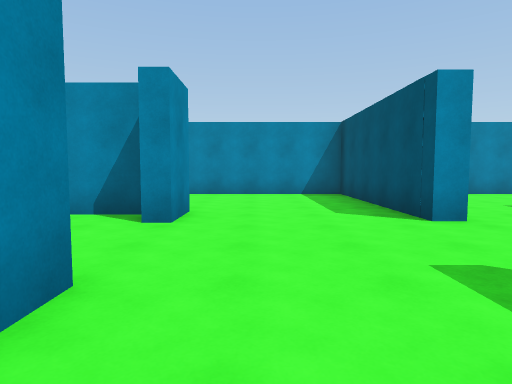
View 1 (above)

19 first-person views from a walk through a Unity game level. The camera is 1.4 m above the floor, tilts 4° down and sees 75° across. The floor is counted in squares, 2 m on a side. Each view is taken from the middle of a square. On the plan, view 1 faces up. The plan holds only what a view shows up to about 10 squares ahead; the rest is blank. The place goes on beyond the plan. The player is left out.

View 2
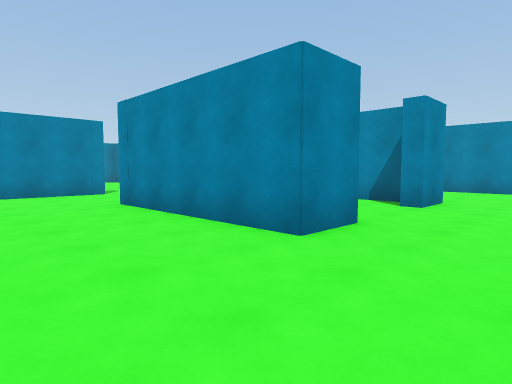

View 3
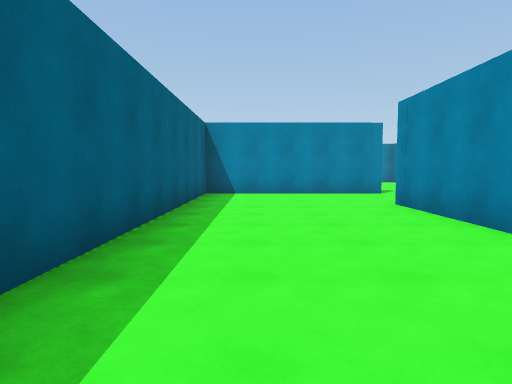

View 4
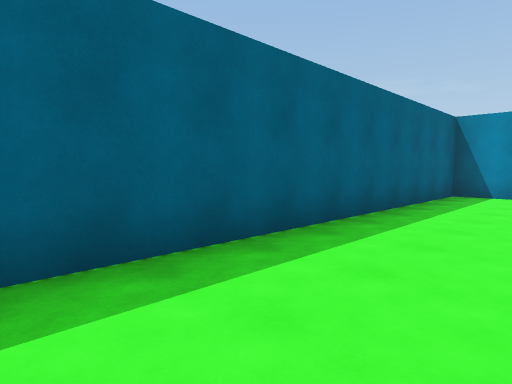

View 5
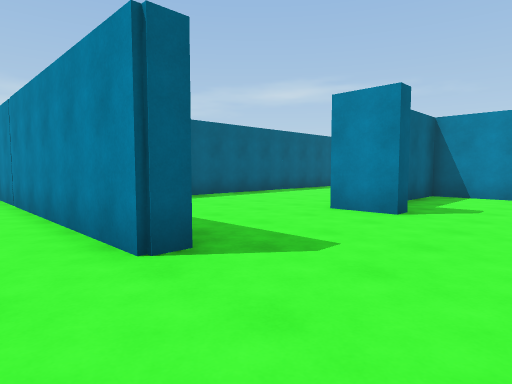

View 6
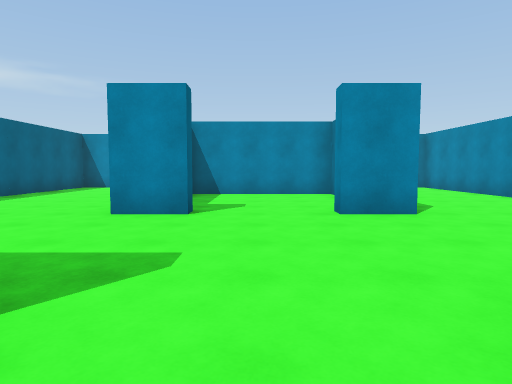

View 7
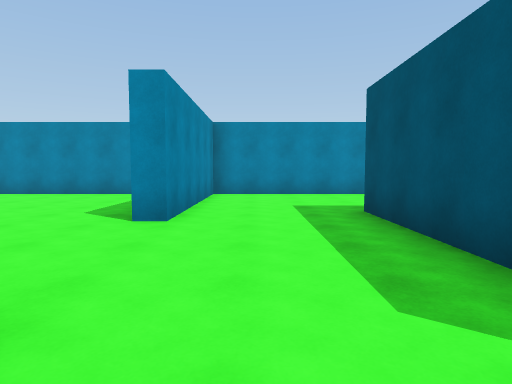

View 8
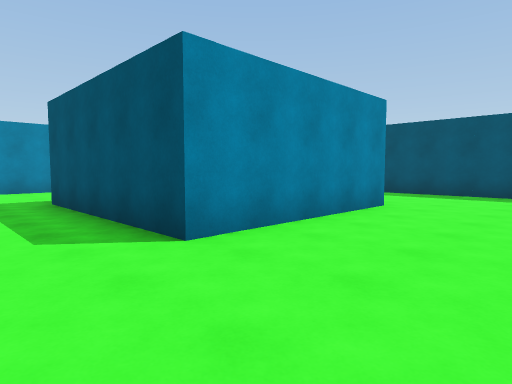

View 9
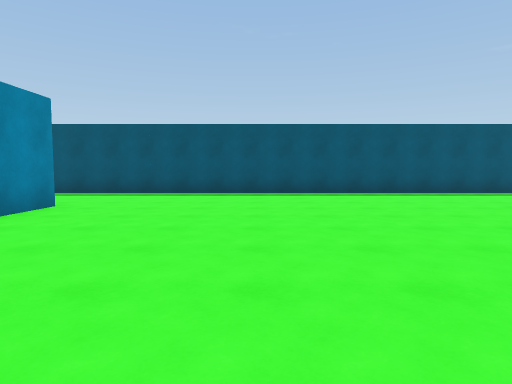

View 10
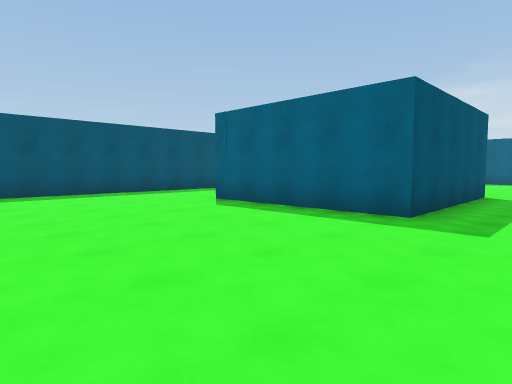

View 11
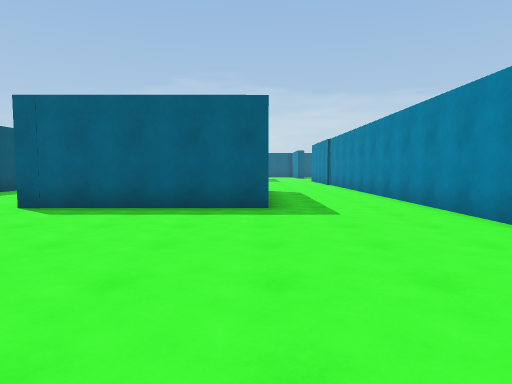

View 12
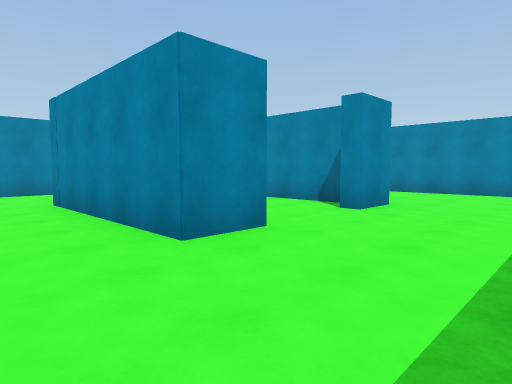

View 13
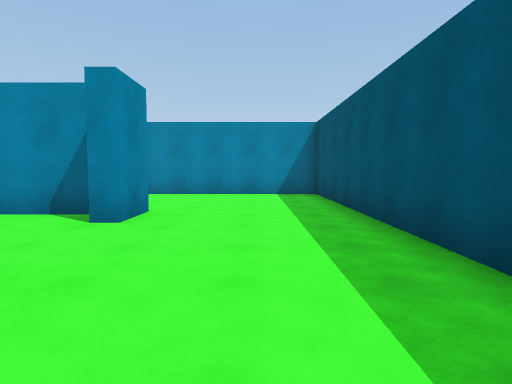

View 14
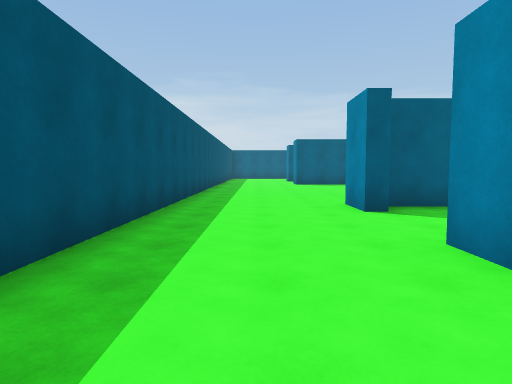

View 15
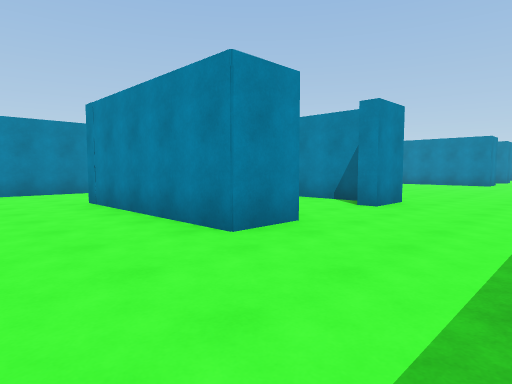

View 16
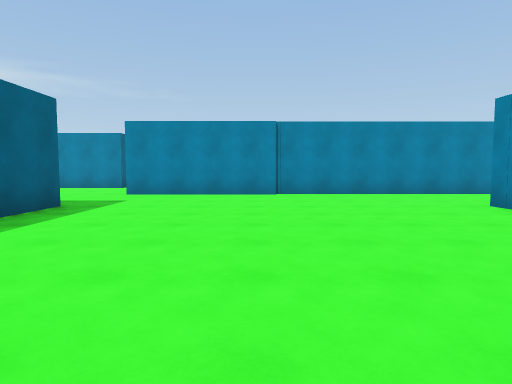

View 17
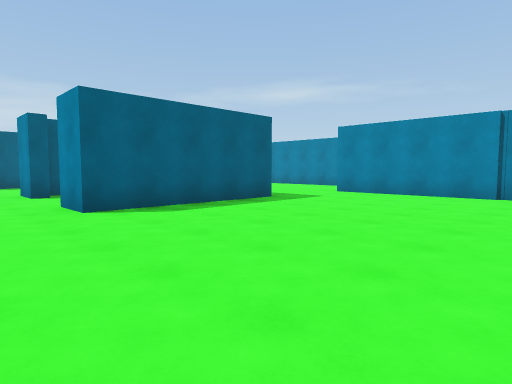

View 18
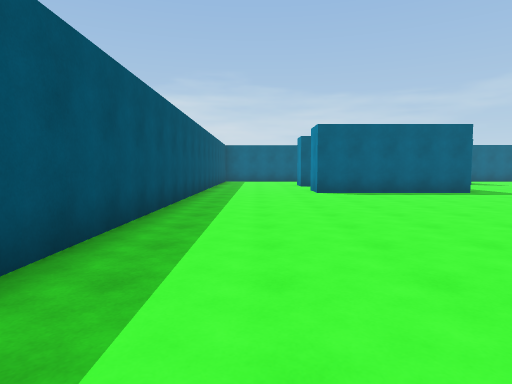

View 19
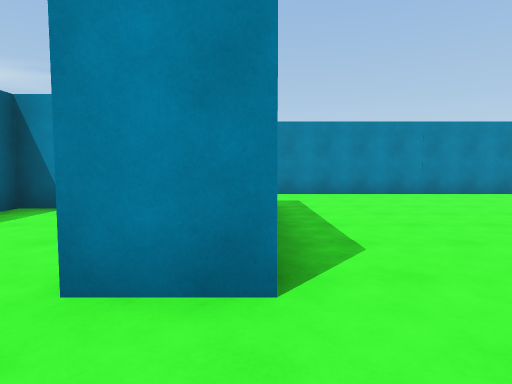

### Floor plan
Points are (right, up) in squares from view 1. A wall is a line through its corners. A room is listed if a view was taken in it or the views show most of it. See-through windows are left out.
Room 1 (views 1, 2, 3, 4)
walls: (-1.1, 2) (-1.1, 0.8) (-5.6, 0.8); (-8.4, 0.6) (-8.4, -3.4) (0.8, -3.4)
ways out: opening at (0.5, 1) to room 2; opening at (-7.5, 0.5)
Room 2 (views 5, 6, 7, 8, 9, 10, 11, 12, 13, 14, 18, 19)
walls: (2.2, 1.5) (2.8, 1.5) (2.8, -13.4); (10.2, 2) (10.2, 0.8) (5.8, 0.8) (5.8, 5.5); (-1.5, 2) (-1.1, 2); (9.5, 5.1) (7.2, 5.1); (10.2, 5.5) (10.2, 4.3) (9.8, 4.3); (-1.1, 5.5) (-1.1, 4.3) (-1.5, 4.3); (-1.8, 5.1) (-2.9, 5.1); (7.1, 9.2) (2.8, 9.2) (2.8, 4.3) (2.3, 4.3) (2.3, 9.2) (-6, 9.2); (9.5, -8.3) (7.7, -8.3); (-5.2, 5.1) (-5.2, 1.2) (-3.5, 1.2); (9.8, -11.4) (10.2, -11.4) (10.2, -12.6); (5.8, -12.6) (5.8, -7.9) (10.2, -7.9) (10.2, -9.1) (9.8, -9.1); (8.4, -12.2) (9.6, -12.2); (13.7, -13.5) (13.7, 9.2) (9, 9.2)
ways out: opening at (0.5, 1) to room 1; opening at (4, -12.7) to room 3; opening at (12, -12.7) to room 3
Room 3 (views 15, 16, 17)
walls: (5.7, -20.7) (10.2, -20.7) (10.2, -21.5); (10.2, -12.6) (5.8, -12.6); (2.8, -13.4) (2.8, -20.6); (13.7, -21) (13.7, -13.5)
ways out: opening at (4, -12.7) to room 2; opening at (12, -12.7) to room 2; opening at (3, -21)

Where each view was taken, in squares from view 1:
view 1: 0 up, 0 right, facing up
view 2: 2 down, 1 right, facing up-left
view 3: 2 down, 1 right, facing left
view 4: 1 down, 1 right, facing down-left
view 5: 4 up, 4 right, facing down-left
view 6: 3 up, 4 right, facing left
view 7: 0 up, 4 right, facing up
view 8: 2 down, 4 right, facing up-right
view 9: 3 down, 4 right, facing right
view 10: 3 down, 4 right, facing down-right
view 11: 2 down, 6 right, facing down
view 12: 1 down, 13 right, facing up-left
view 13: 0 up, 12 right, facing up
view 14: 6 down, 12 right, facing down
view 15: 15 down, 13 right, facing up-left
view 16: 17 down, 12 right, facing left
view 17: 15 down, 12 right, facing down-left
view 18: 11 down, 12 right, facing down
view 19: 8 down, 12 right, facing left
